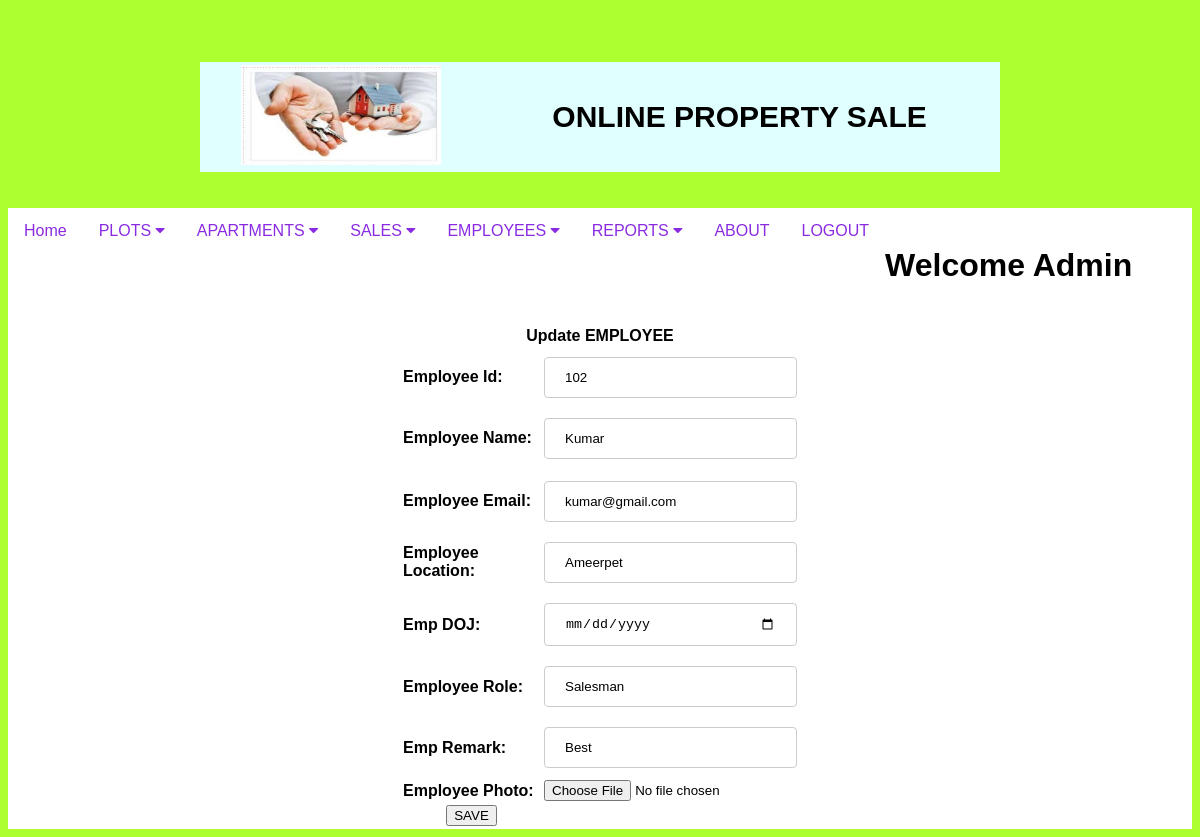
Screenshot of /editemp/?eid=102 with the database file from the repository.
### app1/models.py (models this page shows)
class EmployeeModel(models.Model):
    eid = models.IntegerField(primary_key=True)
    ename = models.CharField(max_length=30)
    eemail = models.EmailField(max_length=100)
    elocation = models.CharField(max_length=30)
    edoj = models.DateField()
    erole = models.CharField(max_length=30)
    eremark = models.CharField(max_length=30)

### app1/views.py (the view)
# urls.py: path('editemp/',views.editEmp,name="editemp"),
def editEmp(request):
    e_id = request.GET.get("eid")
    up = EmployeeModel.objects.get(eid=e_id)
    return render(request,"updateemp.html",{"data":up})

### templates/updateemp.html (shortened to what this page needs)
{% include "usercheck.html" %}
<body>
        <form action="{% url 'updateemployee' %}" method="post">
        <table align="center" border="0" width="400">
            <tr>
                <th colspan="2">Update EMPLOYEE</th>
            </tr>
            <tr>
                <th align="left">Employee Id:</th>
                <th><input type="number" value="{{ data.eid }}" readonly required name="ei"></th>
            </tr>
           <tr>
                <th align="left">Employee Name:</th>
                <th><input type="text" value="{{ data.ename }}" required name="en"></th>
            </tr>
            <tr>
                <tr>
                <th align="left">Employee Email:</th>
                <th><input type="email" value="{{ data.eemail }}" required name="ee"></th>
            </tr>
                <th align="left">Employee Location:</th>
                <th><input type="text" value="{{ data.elocation }}" required name="el"></th>
            </tr>
            <tr>
                <th align="left">Emp DOJ:</th>
                <th><input type="date" value="{{ data.edoj }}" required name="doj"></th>
            </tr>
             <tr>
                <th align="left">Employee Role:</th>
                <th><input type="text" value="{{ data.erole }}" required name="er"></th>
            </tr>
             <tr>
                <th align="left">Emp Remark:</th>
                <th><input type="text" value="{{ data.eremark }}" required name="ere"></th>
            </tr>
            <tr>
                <th align="left">Employee Photo:</th>
                <th><input type="file" name="eph"></th>
            </tr>
            <tr>
                <th align="cenetr">
                    <button type="submit">SAVE</button>
                </th>
            </tr>
        </table>
            </form>
</body>

### app1/static/css/styles.css (style rules this page uses)
body { font-family: Arial, Helvetica, sans-serif; }
input[type=text],[type=number],[type=email],[type=date],[type=image], select { width: 100%; padding: 12px 20px; margin: 8px 0; display: inline-block; border: 1px solid #ccc; border-radius: 4px; box-sizing: border-box; }

### rows the page displays
EmployeeModel: ei "102", en "Kumar", ee "kumar@gmail.com", el "Ameerpet", er "Salesman", ere "Best"
